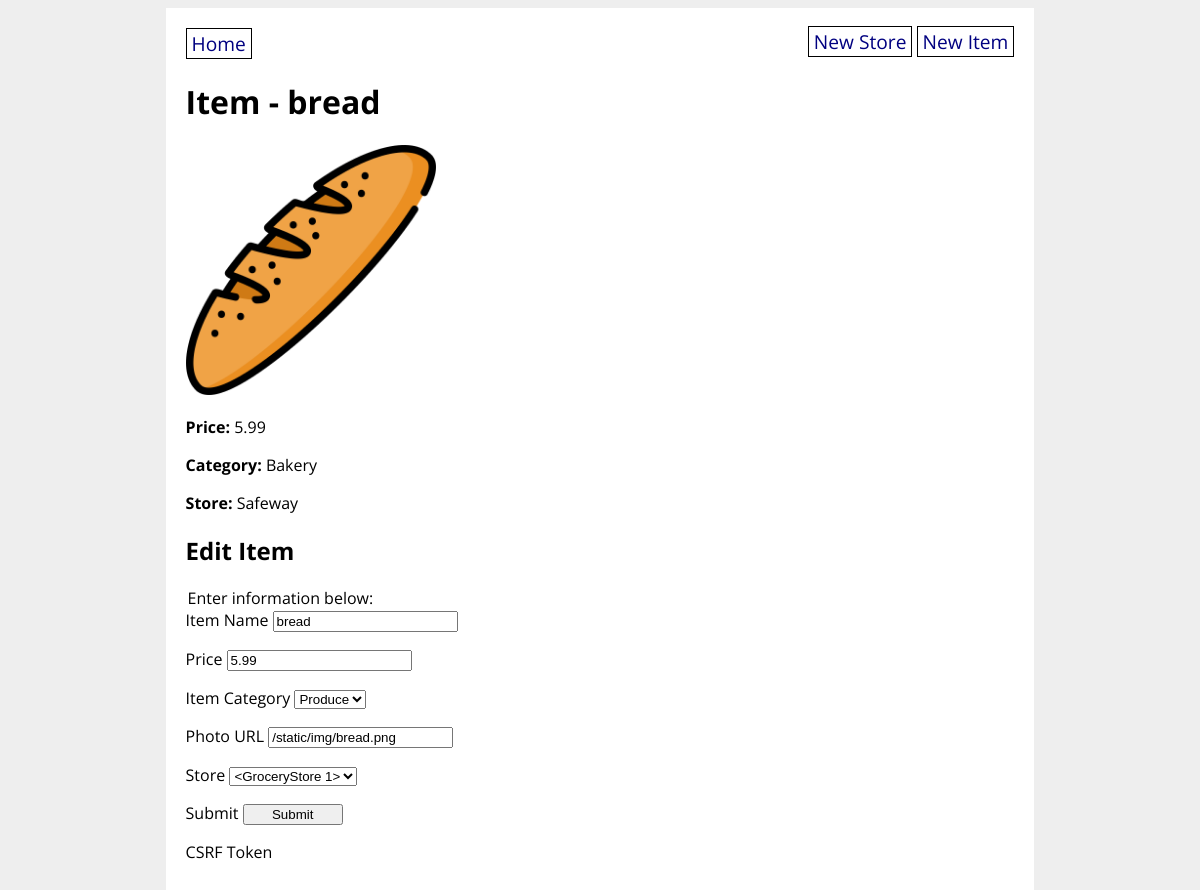
The app's page /item/2 with its own data.
### grocery_app/models.py (models this page shows)
class GroceryItem(db.Model):
    id = db.Column(db.Integer, primary_key=True)
    name = db.Column(db.String(80), nullable=False)
    price = db.Column(db.Float(precision=2), nullable=False)
    category = db.Column(db.Enum(ItemCategory), default=ItemCategory.OTHER)
    photo_url = db.Column(URLType)
    store_id = db.Column(
        db.Integer, db.ForeignKey('grocery_store.id'), nullable=False)
    store = db.relationship('GroceryStore', back_populates='items')

class GroceryStore(db.Model):
    id = db.Column(db.Integer, primary_key=True)
    title = db.Column(db.String(80), nullable=False)
    address = db.Column(db.String(200), nullable=False)
    items = db.relationship('GroceryItem', back_populates='store')

### grocery_app/routes.py (the view, shortened to what this page needs)
@main.route('/item/<item_id>', methods=['GET', 'POST'])
def item_detail(item_id):
    item = GroceryItem.query.get(item_id)
    form = GroceryItemForm(obj=item)
    return render_template('item_detail.html', item=item, form=form)

### grocery_app/forms.py
class GroceryItemForm(FlaskForm):
    name = StringField('Item Name')
    price = FloatField('Price')
    category = SelectField('Item Category', choices=ItemCategory.choices())
    photo_url = StringField('Photo URL')
    store = QuerySelectField('Store', query_factory=lambda: GroceryStore.query)
    submit = SubmitField('Submit')

### grocery_app/utils.py (called while the page is built)
    def __str__(self):
        return str(self.value)

### grocery_app/templates/item_detail.html (shortened to what this page needs)
{% extends 'base.html' %}
{% block content %}
<h1>Item - {{ item.name }}</h1>
<p><img src="{{ item.photo_url }}" width="250px" height="250px"></p>
<p><strong>Price:</strong> {{ item.price }}</p>
<p><strong>Category:</strong> {{ item.category }}</p>
<p><strong>Store:</strong> {{ item.store.title }}</p>
<h2>Edit Item</h2>
<form method='POST' action='/item/{{item.id}}'>
    <legend>Enter information below:</legend>
    {% for element in form %}
      {{ element.label }}
      {{ element }}
    {% endfor %}
</form>
{% endblock %}

### grocery_app/static/style.css (style rules this page uses)
body { display: flex; flex-direction: column; align-items: center; background-color: #eee; font-family: 'Open Sans', sans-serif; }
input[type=submit] { width: 100px; align-self: flex-end; }

### records on screen
GroceryItem: name "bread", photo_url (picture), price "5.99", category "Bakery", form "bread" "5.99" "Produce" "/static/img/bread.png" "<GroceryStore 1>"
GroceryStore: store "Safeway"

### other values on screen
{{ element.label }} "Item Name" "Price" "Item Category" "Photo URL" "Store" "Submit" "CSRF Token"
